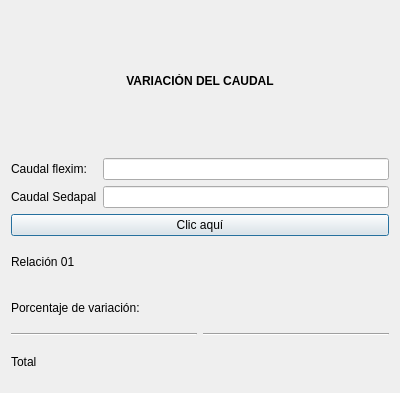
<?xml version="1.0" encoding="UTF-8"?>
<ui version="4.0">
 <class>Dialog</class>
 <widget class="QDialog" name="Dialog">
  <property name="geometry">
   <rect>
    <x>0</x>
    <y>0</y>
    <width>400</width>
    <height>393</height>
   </rect>
  </property>
  <property name="windowTitle">
   <string>Relación para calibrar Flexim</string>
  </property>
  <layout class="QGridLayout" name="gridLayout">
   <item row="0" column="0">
    <layout class="QVBoxLayout" name="verticalLayout_5">
     <item>
      <widget class="QLabel" name="label">
       <property name="text">
        <string>&lt;html&gt;&lt;head/&gt;&lt;body&gt;&lt;p align=&quot;center&quot;&gt;&lt;span style=&quot; font-weight:600;&quot;&gt;VARIACIÓN DEL CAUDAL&lt;/span&gt;&lt;/p&gt;&lt;/body&gt;&lt;/html&gt;</string>
       </property>
      </widget>
     </item>
     <item>
      <layout class="QHBoxLayout" name="horizontalLayout">
       <item>
        <layout class="QVBoxLayout" name="verticalLayout_2">
         <item>
          <widget class="QLabel" name="label_11">
           <property name="text">
            <string>Caudal flexim:</string>
           </property>
          </widget>
         </item>
         <item>
          <widget class="QLabel" name="label_8">
           <property name="text">
            <string>Caudal Sedapal</string>
           </property>
          </widget>
         </item>
        </layout>
       </item>
       <item>
        <layout class="QVBoxLayout" name="verticalLayout">
         <item>
          <widget class="QLineEdit" name="lineEdit_flexim"/>
         </item>
         <item>
          <widget class="QLineEdit" name="lineEdit_sedapal"/>
         </item>
        </layout>
       </item>
      </layout>
     </item>
     <item>
      <widget class="QPushButton" name="pushButton">
       <property name="text">
        <string>Clic aquí</string>
       </property>
      </widget>
     </item>
     <item>
      <layout class="QHBoxLayout" name="horizontalLayout_2">
       <item>
        <layout class="QVBoxLayout" name="verticalLayout_4">
         <item>
          <widget class="QLabel" name="label_9">
           <property name="text">
            <string>Relación 01</string>
           </property>
          </widget>
         </item>
         <item>
          <widget class="QLabel" name="label_10">
           <property name="text">
            <string>Porcentaje de variación:</string>
           </property>
          </widget>
         </item>
         <item>
          <widget class="Line" name="line_2">
           <property name="orientation">
            <enum>Qt::Horizontal</enum>
           </property>
          </widget>
         </item>
         <item>
          <widget class="QLabel" name="label_2">
           <property name="text">
            <string>Total</string>
           </property>
          </widget>
         </item>
        </layout>
       </item>
       <item>
        <layout class="QVBoxLayout" name="verticalLayout_3">
         <item>
          <widget class="QLabel" name="label_response1">
           <property name="text">
            <string>&lt;html&gt;&lt;head/&gt;&lt;body&gt;&lt;p align=&quot;center&quot;&gt;&lt;br/&gt;&lt;/p&gt;&lt;/body&gt;&lt;/html&gt;</string>
           </property>
          </widget>
         </item>
         <item>
          <widget class="QLabel" name="label_response2">
           <property name="text">
            <string>&lt;html&gt;&lt;head/&gt;&lt;body&gt;&lt;p align=&quot;center&quot;&gt;&lt;br/&gt;&lt;/p&gt;&lt;/body&gt;&lt;/html&gt;</string>
           </property>
          </widget>
         </item>
         <item>
          <widget class="Line" name="line">
           <property name="orientation">
            <enum>Qt::Horizontal</enum>
           </property>
          </widget>
         </item>
         <item>
          <widget class="QLabel" name="label_response3">
           <property name="text">
            <string>&lt;html&gt;&lt;head/&gt;&lt;body&gt;&lt;p align=&quot;center&quot;&gt;&lt;span style=&quot; color:#ff1100;&quot;&gt;&lt;br/&gt;&lt;/span&gt;&lt;/p&gt;&lt;/body&gt;&lt;/html&gt;</string>
           </property>
          </widget>
         </item>
        </layout>
       </item>
      </layout>
     </item>
    </layout>
   </item>
  </layout>
 </widget>
 <resources/>
 <connections/>
</ui>
